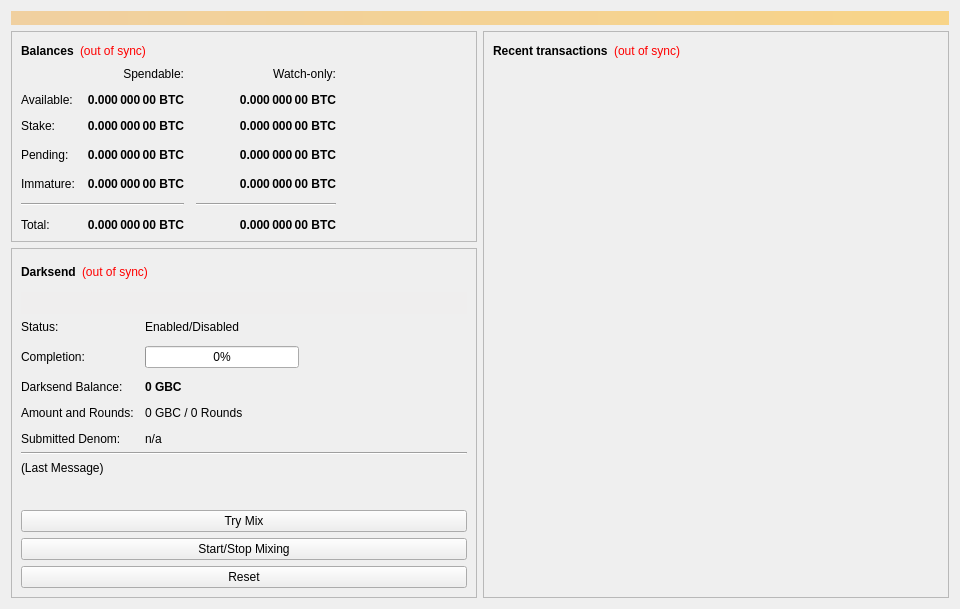
<?xml version="1.0" encoding="UTF-8"?>
<ui version="4.0">
 <class>OverviewPage</class>
 <widget class="QWidget" name="OverviewPage">
  <property name="geometry">
   <rect>
    <x>0</x>
    <y>0</y>
    <width>960</width>
    <height>594</height>
   </rect>
  </property>
  <property name="minimumSize">
   <size>
    <width>960</width>
    <height>0</height>
   </size>
  </property>
  <property name="windowTitle">
   <string>Form</string>
  </property>
  <layout class="QVBoxLayout" name="topLayout">
   <item>
    <widget class="QLabel" name="labelAlerts">
     <property name="visible">
      <bool>false</bool>
     </property>
     <property name="styleSheet">
      <string notr="true">background-color: qlineargradient(x1: 0, y1: 0, x2: 1, y2: 0, stop:0 #F0D0A0, stop:1 #F8D488); color:#000000;</string>
     </property>
     <property name="wordWrap">
      <bool>true</bool>
     </property>
     <property name="margin">
      <number>3</number>
     </property>
    </widget>
   </item>
   <item>
    <layout class="QHBoxLayout" name="horizontalLayout" stretch="1,1">
     <item>
      <layout class="QVBoxLayout" name="verticalLayout_2">
       <item>
        <widget class="QFrame" name="frame">
         <property name="frameShape">
          <enum>QFrame::StyledPanel</enum>
         </property>
         <property name="frameShadow">
          <enum>QFrame::Raised</enum>
         </property>
         <layout class="QVBoxLayout" name="verticalLayout_4">
          <item>
           <layout class="QHBoxLayout" name="horizontalLayout_4">
            <item>
             <widget class="QLabel" name="label_5">
              <property name="font">
               <font>
                <weight>75</weight>
                <bold>true</bold>
               </font>
              </property>
              <property name="text">
               <string>Balances</string>
              </property>
             </widget>
            </item>
            <item>
             <widget class="QLabel" name="labelWalletStatus">
              <property name="cursor">
               <cursorShape>WhatsThisCursor</cursorShape>
              </property>
              <property name="toolTip">
               <string>The displayed information may be out of date. Your wallet automatically synchronizes with the gbcoin network after a connection is established, but this process has not completed yet.</string>
              </property>
              <property name="styleSheet">
               <string notr="true">QLabel { color: red; }</string>
              </property>
              <property name="text">
               <string notr="true">(out of sync)</string>
              </property>
              <property name="alignment">
               <set>Qt::AlignLeading|Qt::AlignLeft|Qt::AlignVCenter</set>
              </property>
             </widget>
            </item>
            <item>
             <spacer name="horizontalSpacer_3">
              <property name="orientation">
               <enum>Qt::Horizontal</enum>
              </property>
              <property name="sizeHint" stdset="0">
               <size>
                <width>40</width>
                <height>20</height>
               </size>
              </property>
             </spacer>
            </item>
           </layout>
          </item>
          <item>
           <layout class="QGridLayout" name="gridLayout">
            <property name="spacing">
             <number>12</number>
            </property>
            <item row="3" column="2">
             <widget class="QLabel" name="labelWatchPending">
              <property name="font">
               <font>
                <weight>75</weight>
                <bold>true</bold>
               </font>
              </property>
              <property name="cursor">
               <cursorShape>IBeamCursor</cursorShape>
              </property>
              <property name="toolTip">
               <string>Unconfirmed transactions to watch-only addresses</string>
              </property>
              <property name="text">
               <string notr="true">0.000 000 00 BTC</string>
              </property>
              <property name="alignment">
               <set>Qt::AlignRight|Qt::AlignTrailing|Qt::AlignVCenter</set>
              </property>
              <property name="textInteractionFlags">
               <set>Qt::LinksAccessibleByMouse|Qt::TextSelectableByKeyboard|Qt::TextSelectableByMouse</set>
              </property>
             </widget>
            </item>
            <item row="3" column="1">
             <widget class="QLabel" name="labelUnconfirmed">
              <property name="font">
               <font>
                <weight>75</weight>
                <bold>true</bold>
               </font>
              </property>
              <property name="cursor">
               <cursorShape>IBeamCursor</cursorShape>
              </property>
              <property name="toolTip">
               <string>Total of transactions that have yet to be confirmed, and do not yet count toward the spendable balance</string>
              </property>
              <property name="text">
               <string notr="true">0.000 000 00 BTC</string>
              </property>
              <property name="alignment">
               <set>Qt::AlignRight|Qt::AlignTrailing|Qt::AlignVCenter</set>
              </property>
              <property name="textInteractionFlags">
               <set>Qt::LinksAccessibleByMouse|Qt::TextSelectableByKeyboard|Qt::TextSelectableByMouse</set>
              </property>
             </widget>
            </item>
            <item row="4" column="2">
             <widget class="QLabel" name="labelWatchImmature">
              <property name="font">
               <font>
                <weight>75</weight>
                <bold>true</bold>
               </font>
              </property>
              <property name="cursor">
               <cursorShape>IBeamCursor</cursorShape>
              </property>
              <property name="toolTip">
               <string>Mined balance in watch-only addresses that has not yet matured</string>
              </property>
              <property name="text">
               <string notr="true">0.000 000 00 BTC</string>
              </property>
              <property name="alignment">
               <set>Qt::AlignRight|Qt::AlignTrailing|Qt::AlignVCenter</set>
              </property>
              <property name="textInteractionFlags">
               <set>Qt::LinksAccessibleByMouse|Qt::TextSelectableByKeyboard|Qt::TextSelectableByMouse</set>
              </property>
             </widget>
            </item>
            <item row="5" column="0" colspan="2">
             <widget class="Line" name="lineSpendableBalance">
              <property name="orientation">
               <enum>Qt::Horizontal</enum>
              </property>
             </widget>
            </item>
            <item row="5" column="2">
             <widget class="Line" name="lineWatchBalance">
              <property name="sizePolicy">
               <sizepolicy hsizetype="Preferred" vsizetype="Fixed">
                <horstretch>0</horstretch>
                <verstretch>0</verstretch>
               </sizepolicy>
              </property>
              <property name="minimumSize">
               <size>
                <width>140</width>
                <height>0</height>
               </size>
              </property>
              <property name="orientation">
               <enum>Qt::Horizontal</enum>
              </property>
             </widget>
            </item>
            <item row="6" column="0">
             <widget class="QLabel" name="labelTotalText">
              <property name="text">
               <string>Total:</string>
              </property>
             </widget>
            </item>
            <item row="4" column="1">
             <widget class="QLabel" name="labelImmature">
              <property name="font">
               <font>
                <weight>75</weight>
                <bold>true</bold>
               </font>
              </property>
              <property name="cursor">
               <cursorShape>IBeamCursor</cursorShape>
              </property>
              <property name="toolTip">
               <string>Mined balance that has not yet matured</string>
              </property>
              <property name="text">
               <string notr="true">0.000 000 00 BTC</string>
              </property>
              <property name="alignment">
               <set>Qt::AlignRight|Qt::AlignTrailing|Qt::AlignVCenter</set>
              </property>
              <property name="textInteractionFlags">
               <set>Qt::LinksAccessibleByMouse|Qt::TextSelectableByKeyboard|Qt::TextSelectableByMouse</set>
              </property>
             </widget>
            </item>
            <item row="3" column="3">
             <spacer name="horizontalSpacer_2">
              <property name="orientation">
               <enum>Qt::Horizontal</enum>
              </property>
              <property name="sizeHint" stdset="0">
               <size>
                <width>40</width>
                <height>20</height>
               </size>
              </property>
             </spacer>
            </item>
            <item row="4" column="0">
             <widget class="QLabel" name="labelImmatureText">
              <property name="text">
               <string>Immature:</string>
              </property>
             </widget>
            </item>
            <item row="6" column="1">
             <widget class="QLabel" name="labelTotal">
              <property name="font">
               <font>
                <weight>75</weight>
                <bold>true</bold>
               </font>
              </property>
              <property name="cursor">
               <cursorShape>IBeamCursor</cursorShape>
              </property>
              <property name="toolTip">
               <string>Your current total balance</string>
              </property>
              <property name="text">
               <string notr="true">0.000 000 00 BTC</string>
              </property>
              <property name="alignment">
               <set>Qt::AlignRight|Qt::AlignTrailing|Qt::AlignVCenter</set>
              </property>
              <property name="textInteractionFlags">
               <set>Qt::LinksAccessibleByMouse|Qt::TextSelectableByKeyboard|Qt::TextSelectableByMouse</set>
              </property>
             </widget>
            </item>
            <item row="6" column="2">
             <widget class="QLabel" name="labelWatchTotal">
              <property name="font">
               <font>
                <weight>75</weight>
                <bold>true</bold>
               </font>
              </property>
              <property name="cursor">
               <cursorShape>IBeamCursor</cursorShape>
              </property>
              <property name="toolTip">
               <string>Current total balance in watch-only addresses</string>
              </property>
              <property name="text">
               <string notr="true">0.000 000 00 BTC</string>
              </property>
              <property name="alignment">
               <set>Qt::AlignRight|Qt::AlignTrailing|Qt::AlignVCenter</set>
              </property>
              <property name="textInteractionFlags">
               <set>Qt::LinksAccessibleByMouse|Qt::TextSelectableByKeyboard|Qt::TextSelectableByMouse</set>
              </property>
             </widget>
            </item>
            <item row="0" column="2">
             <widget class="QLabel" name="labelWatchonly">
              <property name="text">
               <string>Watch-only:</string>
              </property>
              <property name="alignment">
               <set>Qt::AlignRight|Qt::AlignTrailing|Qt::AlignVCenter</set>
              </property>
             </widget>
            </item>
            <item row="1" column="0">
             <widget class="QLabel" name="labelBalanceText">
              <property name="text">
               <string>Available:</string>
              </property>
             </widget>
            </item>
            <item row="1" column="1">
             <widget class="QLabel" name="labelBalance">
              <property name="font">
               <font>
                <weight>75</weight>
                <bold>true</bold>
               </font>
              </property>
              <property name="cursor">
               <cursorShape>IBeamCursor</cursorShape>
              </property>
              <property name="toolTip">
               <string>Your current spendable balance</string>
              </property>
              <property name="text">
               <string notr="true">0.000 000 00 BTC</string>
              </property>
              <property name="alignment">
               <set>Qt::AlignRight|Qt::AlignTrailing|Qt::AlignVCenter</set>
              </property>
              <property name="textInteractionFlags">
               <set>Qt::LinksAccessibleByMouse|Qt::TextSelectableByKeyboard|Qt::TextSelectableByMouse</set>
              </property>
             </widget>
            </item>
            <item row="2" column="0">
             <widget class="QLabel" name="label_10">
              <property name="text">
               <string>Stake:</string>
              </property>
             </widget>
            </item>
            <item row="2" column="1">
             <widget class="QLabel" name="labelStake">
              <property name="font">
               <font>
                <weight>75</weight>
                <bold>true</bold>
               </font>
              </property>
              <property name="cursor">
               <cursorShape>IBeamCursor</cursorShape>
              </property>
              <property name="toolTip">
               <string>Total of coins that was staked, and do not yet count toward the current balance</string>
              </property>
              <property name="text">
               <string notr="true">0.000 000 00 BTC</string>
              </property>
              <property name="alignment">
               <set>Qt::AlignRight|Qt::AlignTrailing|Qt::AlignVCenter</set>
              </property>
              <property name="textInteractionFlags">
               <set>Qt::LinksAccessibleByMouse|Qt::TextSelectableByKeyboard|Qt::TextSelectableByMouse</set>
              </property>
             </widget>
            </item>
            <item row="2" column="2">
             <widget class="QLabel" name="labelWatchStake">
              <property name="font">
               <font>
                <weight>75</weight>
                <bold>true</bold>
               </font>
              </property>
              <property name="cursor">
               <cursorShape>IBeamCursor</cursorShape>
              </property>
              <property name="toolTip">
               <string>Total of coins that was staked in watch-only addresses, and do not yet count toward the current watch-only balance</string>
              </property>
              <property name="text">
               <string notr="true">0.000 000 00 BTC</string>
              </property>
              <property name="alignment">
               <set>Qt::AlignRight|Qt::AlignTrailing|Qt::AlignVCenter</set>
              </property>
              <property name="textInteractionFlags">
               <set>Qt::LinksAccessibleByMouse|Qt::TextSelectableByKeyboard|Qt::TextSelectableByMouse</set>
              </property>
             </widget>
            </item>
            <item row="1" column="2">
             <widget class="QLabel" name="labelWatchAvailable">
              <property name="font">
               <font>
                <weight>75</weight>
                <bold>true</bold>
               </font>
              </property>
              <property name="cursor">
               <cursorShape>IBeamCursor</cursorShape>
              </property>
              <property name="toolTip">
               <string>Your current balance in watch-only addresses</string>
              </property>
              <property name="text">
               <string notr="true">0.000 000 00 BTC</string>
              </property>
              <property name="alignment">
               <set>Qt::AlignRight|Qt::AlignTrailing|Qt::AlignVCenter</set>
              </property>
              <property name="textInteractionFlags">
               <set>Qt::LinksAccessibleByMouse|Qt::TextSelectableByKeyboard|Qt::TextSelectableByMouse</set>
              </property>
             </widget>
            </item>
            <item row="3" column="0">
             <widget class="QLabel" name="labelPendingText">
              <property name="text">
               <string>Pending:</string>
              </property>
             </widget>
            </item>
            <item row="0" column="1">
             <widget class="QLabel" name="labelSpendable">
              <property name="text">
               <string>Spendable:</string>
              </property>
              <property name="alignment">
               <set>Qt::AlignRight|Qt::AlignTrailing|Qt::AlignVCenter</set>
              </property>
             </widget>
            </item>
           </layout>
          </item>
         </layout>
        </widget>
       </item>
       <item>
        <widget class="QFrame" name="frameDarksend">
         <property name="sizePolicy">
          <sizepolicy hsizetype="Expanding" vsizetype="Expanding">
           <horstretch>0</horstretch>
           <verstretch>0</verstretch>
          </sizepolicy>
         </property>
         <property name="minimumSize">
          <size>
           <width>0</width>
           <height>350</height>
          </size>
         </property>
         <property name="layoutDirection">
          <enum>Qt::LeftToRight</enum>
         </property>
         <property name="frameShape">
          <enum>QFrame::StyledPanel</enum>
         </property>
         <property name="frameShadow">
          <enum>QFrame::Raised</enum>
         </property>
         <layout class="QVBoxLayout" name="verticalLayout_5">
          <item>
           <layout class="QHBoxLayout" name="horizontalLayout_5">
            <item>
             <widget class="QLabel" name="label_2">
              <property name="font">
               <font>
                <weight>75</weight>
                <bold>true</bold>
               </font>
              </property>
              <property name="text">
               <string>Darksend</string>
              </property>
             </widget>
            </item>
            <item>
             <widget class="QLabel" name="labelDarksendSyncStatus">
              <property name="toolTip">
               <string>The displayed information may be out of date. Your wallet automatically synchronizes with the gbcoin network after a connection is established, but this process has not completed yet.</string>
              </property>
              <property name="styleSheet">
               <string notr="true">QLabel { color: red; }</string>
              </property>
              <property name="text">
               <string notr="true">(out of sync)</string>
              </property>
              <property name="alignment">
               <set>Qt::AlignLeading|Qt::AlignLeft|Qt::AlignVCenter</set>
              </property>
             </widget>
            </item>
            <item>
             <spacer name="horizontalSpacer_4">
              <property name="orientation">
               <enum>Qt::Horizontal</enum>
              </property>
              <property name="sizeHint" stdset="0">
               <size>
                <width>40</width>
                <height>20</height>
               </size>
              </property>
             </spacer>
            </item>
           </layout>
          </item>
          <item>
           <widget class="QPushButton" name="runAutoDenom">
            <property name="palette">
             <palette>
              <active>
               <colorrole role="WindowText">
                <brush brushstyle="SolidPattern">
                 <color alpha="255">
                  <red>0</red>
                  <green>0</green>
                  <blue>0</blue>
                 </color>
                </brush>
               </colorrole>
               <colorrole role="Button">
                <brush brushstyle="SolidPattern">
                 <color alpha="255">
                  <red>239</red>
                  <green>238</green>
                  <blue>238</blue>
                 </color>
                </brush>
               </colorrole>
               <colorrole role="Light">
                <brush brushstyle="SolidPattern">
                 <color alpha="255">
                  <red>255</red>
                  <green>255</green>
                  <blue>255</blue>
                 </color>
                </brush>
               </colorrole>
               <colorrole role="Midlight">
                <brush brushstyle="SolidPattern">
                 <color alpha="255">
                  <red>247</red>
                  <green>246</green>
                  <blue>246</blue>
                 </color>
                </brush>
               </colorrole>
               <colorrole role="Dark">
                <brush brushstyle="SolidPattern">
                 <color alpha="255">
                  <red>119</red>
                  <green>119</green>
                  <blue>119</blue>
                 </color>
                </brush>
               </colorrole>
               <colorrole role="Mid">
                <brush brushstyle="SolidPattern">
                 <color alpha="255">
                  <red>159</red>
                  <green>159</green>
                  <blue>159</blue>
                 </color>
                </brush>
               </colorrole>
               <colorrole role="Text">
                <brush brushstyle="SolidPattern">
                 <color alpha="255">
                  <red>0</red>
                  <green>0</green>
                  <blue>0</blue>
                 </color>
                </brush>
               </colorrole>
               <colorrole role="BrightText">
                <brush brushstyle="SolidPattern">
                 <color alpha="255">
                  <red>255</red>
                  <green>255</green>
                  <blue>255</blue>
                 </color>
                </brush>
               </colorrole>
               <colorrole role="ButtonText">
                <brush brushstyle="SolidPattern">
                 <color alpha="255">
                  <red>0</red>
                  <green>0</green>
                  <blue>0</blue>
                 </color>
                </brush>
               </colorrole>
               <colorrole role="Base">
                <brush brushstyle="SolidPattern">
                 <color alpha="255">
                  <red>255</red>
                  <green>255</green>
                  <blue>255</blue>
                 </color>
                </brush>
               </colorrole>
               <colorrole role="Window">
                <brush brushstyle="SolidPattern">
                 <color alpha="255">
                  <red>239</red>
                  <green>238</green>
                  <blue>238</blue>
                 </color>
                </brush>
               </colorrole>
               <colorrole role="Shadow">
                <brush brushstyle="SolidPattern">
                 <color alpha="255">
                  <red>0</red>
                  <green>0</green>
                  <blue>0</blue>
                 </color>
                </brush>
               </colorrole>
               <colorrole role="AlternateBase">
                <brush brushstyle="SolidPattern">
                 <color alpha="255">
                  <red>247</red>
                  <green>246</green>
                  <blue>246</blue>
                 </color>
                </brush>
               </colorrole>
               <colorrole role="ToolTipBase">
                <brush brushstyle="SolidPattern">
                 <color alpha="255">
                  <red>255</red>
                  <green>255</green>
                  <blue>220</blue>
                 </color>
                </brush>
               </colorrole>
               <colorrole role="ToolTipText">
                <brush brushstyle="SolidPattern">
                 <color alpha="255">
                  <red>0</red>
                  <green>0</green>
                  <blue>0</blue>
                 </color>
                </brush>
               </colorrole>
              </active>
              <inactive>
               <colorrole role="WindowText">
                <brush brushstyle="SolidPattern">
                 <color alpha="255">
                  <red>0</red>
                  <green>0</green>
                  <blue>0</blue>
                 </color>
                </brush>
               </colorrole>
               <colorrole role="Button">
                <brush brushstyle="SolidPattern">
                 <color alpha="255">
                  <red>239</red>
                  <green>238</green>
                  <blue>238</blue>
                 </color>
                </brush>
               </colorrole>
               <colorrole role="Light">
                <brush brushstyle="SolidPattern">
                 <color alpha="255">
                  <red>255</red>
                  <green>255</green>
                  <blue>255</blue>
                 </color>
                </brush>
               </colorrole>
               <colorrole role="Midlight">
                <brush brushstyle="SolidPattern">
                 <color alpha="255">
                  <red>247</red>
                  <green>246</green>
                  <blue>246</blue>
                 </color>
                </brush>
               </colorrole>
               <colorrole role="Dark">
                <brush brushstyle="SolidPattern">
                 <color alpha="255">
                  <red>119</red>
                  <green>119</green>
                  <blue>119</blue>
                 </color>
                </brush>
               </colorrole>
               <colorrole role="Mid">
                <brush brushstyle="SolidPattern">
                 <color alpha="255">
                  <red>159</red>
                  <green>159</green>
                  <blue>159</blue>
                 </color>
                </brush>
               </colorrole>
               <colorrole role="Text">
                <brush brushstyle="SolidPattern">
                 <color alpha="255">
                  <red>0</red>
                  <green>0</green>
                  <blue>0</blue>
                 </color>
                </brush>
               </colorrole>
               <colorrole role="BrightText">
                <brush brushstyle="SolidPattern">
                 <color alpha="255">
                  <red>255</red>
                  <green>255</green>
                  <blue>255</blue>
                 </color>
                </brush>
               </colorrole>
               <colorrole role="ButtonText">
                <brush brushstyle="SolidPattern">
                 <color alpha="255">
                  <red>0</red>
                  <green>0</green>
                  <blue>0</blue>
                 </color>
                </brush>
               </colorrole>
               <colorrole role="Base">
                <brush brushstyle="SolidPattern">
                 <color alpha="255">
                  <red>255</red>
                  <green>255</green>
                  <blue>255</blue>
                 </color>
                </brush>
               </colorrole>
               <colorrole role="Window">
                <brush brushstyle="SolidPattern">
                 <color alpha="255">
                  <red>239</red>
                  <green>238</green>
                  <blue>238</blue>
                 </color>
                </brush>
               </colorrole>
               <colorrole role="Shadow">
                <brush brushstyle="SolidPattern">
                 <color alpha="255">
                  <red>0</red>
                  <green>0</green>
                  <blue>0</blue>
                 </color>
                </brush>
               </colorrole>
               <colorrole role="AlternateBase">
                <brush brushstyle="SolidPattern">
                 <color alpha="255">
                  <red>247</red>
                  <green>246</green>
                  <blue>246</blue>
                 </color>
                </brush>
               </colorrole>
               <colorrole role="ToolTipBase">
                <brush brushstyle="SolidPattern">
                 <color alpha="255">
                  <red>255</red>
                  <green>255</green>
                  <blue>220</blue>
                 </color>
                </brush>
               </colorrole>
               <colorrole role="ToolTipText">
                <brush brushstyle="SolidPattern">
                 <color alpha="255">
                  <red>0</red>
                  <green>0</green>
                  <blue>0</blue>
                 </color>
                </brush>
               </colorrole>
              </inactive>
              <disabled>
               <colorrole role="WindowText">
                <brush brushstyle="SolidPattern">
                 <color alpha="255">
                  <red>119</red>
                  <green>119</green>
                  <blue>119</blue>
                 </color>
                </brush>
               </colorrole>
               <colorrole role="Button">
                <brush brushstyle="SolidPattern">
                 <color alpha="255">
                  <red>239</red>
                  <green>238</green>
                  <blue>238</blue>
                 </color>
                </brush>
               </colorrole>
               <colorrole role="Light">
                <brush brushstyle="SolidPattern">
                 <color alpha="255">
                  <red>255</red>
                  <green>255</green>
                  <blue>255</blue>
                 </color>
                </brush>
               </colorrole>
               <colorrole role="Midlight">
                <brush brushstyle="SolidPattern">
                 <color alpha="255">
                  <red>247</red>
                  <green>246</green>
                  <blue>246</blue>
                 </color>
                </brush>
               </colorrole>
               <colorrole role="Dark">
                <brush brushstyle="SolidPattern">
                 <color alpha="255">
                  <red>119</red>
                  <green>119</green>
                  <blue>119</blue>
                 </color>
                </brush>
               </colorrole>
               <colorrole role="Mid">
                <brush brushstyle="SolidPattern">
                 <color alpha="255">
                  <red>159</red>
                  <green>159</green>
                  <blue>159</blue>
                 </color>
                </brush>
               </colorrole>
               <colorrole role="Text">
                <brush brushstyle="SolidPattern">
                 <color alpha="255">
                  <red>119</red>
                  <green>119</green>
                  <blue>119</blue>
                 </color>
                </brush>
               </colorrole>
               <colorrole role="BrightText">
                <brush brushstyle="SolidPattern">
                 <color alpha="255">
                  <red>255</red>
                  <green>255</green>
                  <blue>255</blue>
                 </color>
                </brush>
               </colorrole>
               <colorrole role="ButtonText">
                <brush brushstyle="SolidPattern">
                 <color alpha="255">
                  <red>119</red>
                  <green>119</green>
                  <blue>119</blue>
                 </color>
                </brush>
               </colorrole>
               <colorrole role="Base">
                <brush brushstyle="SolidPattern">
                 <color alpha="255">
                  <red>239</red>
                  <green>238</green>
                  <blue>238</blue>
                 </color>
                </brush>
               </colorrole>
               <colorrole role="Window">
                <brush brushstyle="SolidPattern">
                 <color alpha="255">
                  <red>239</red>
                  <green>238</green>
                  <blue>238</blue>
                 </color>
                </brush>
               </colorrole>
               <colorrole role="Shadow">
                <brush brushstyle="SolidPattern">
                 <color alpha="255">
                  <red>0</red>
                  <green>0</green>
                  <blue>0</blue>
                 </color>
                </brush>
               </colorrole>
               <colorrole role="AlternateBase">
                <brush brushstyle="SolidPattern">
                 <color alpha="255">
                  <red>239</red>
                  <green>238</green>
                  <blue>238</blue>
                 </color>
                </brush>
               </colorrole>
               <colorrole role="ToolTipBase">
                <brush brushstyle="SolidPattern">
                 <color alpha="255">
                  <red>255</red>
                  <green>255</green>
                  <blue>220</blue>
                 </color>
                </brush>
               </colorrole>
               <colorrole role="ToolTipText">
                <brush brushstyle="SolidPattern">
                 <color alpha="255">
                  <red>0</red>
                  <green>0</green>
                  <blue>0</blue>
                 </color>
                </brush>
               </colorrole>
              </disabled>
             </palette>
            </property>
            <property name="focusPolicy">
             <enum>Qt::NoFocus</enum>
            </property>
            <property name="autoFillBackground">
             <bool>true</bool>
            </property>
            <property name="text">
             <string/>
            </property>
            <property name="flat">
             <bool>true</bool>
            </property>
           </widget>
          </item>
          <item>
           <layout class="QFormLayout" name="formLayout">
            <property name="fieldGrowthPolicy">
             <enum>QFormLayout::AllNonFixedFieldsGrow</enum>
            </property>
            <property name="horizontalSpacing">
             <number>11</number>
            </property>
            <property name="verticalSpacing">
             <number>12</number>
            </property>
            <item row="0" column="0">
             <widget class="QLabel" name="label_6">
              <property name="text">
               <string>Status:</string>
              </property>
             </widget>
            </item>
            <item row="1" column="0">
             <widget class="QLabel" name="label_7">
              <property name="text">
               <string>Completion:</string>
              </property>
             </widget>
            </item>
            <item row="1" column="1">
             <widget class="QProgressBar" name="darksendProgress">
              <property name="maximumSize">
               <size>
                <width>154</width>
                <height>16777215</height>
               </size>
              </property>
              <property name="value">
               <number>0</number>
              </property>
             </widget>
            </item>
            <item row="3" column="0">
             <widget class="QLabel" name="labelAnonymizedText">
              <property name="text">
               <string>Darksend Balance:</string>
              </property>
             </widget>
            </item>
            <item row="3" column="1">
             <widget class="QLabel" name="labelAnonymized">
              <property name="font">
               <font>
                <weight>75</weight>
                <bold>true</bold>
               </font>
              </property>
              <property name="text">
               <string notr="true">0 GBC</string>
              </property>
             </widget>
            </item>
            <item row="4" column="0">
             <widget class="QLabel" name="label_8">
              <property name="text">
               <string>Amount and Rounds:</string>
              </property>
             </widget>
            </item>
            <item row="4" column="1">
             <widget class="QLabel" name="labelAmountRounds">
              <property name="text">
               <string>0 GBC / 0 Rounds</string>
              </property>
             </widget>
            </item>
            <item row="5" column="0">
             <widget class="QLabel" name="label_9">
              <property name="text">
               <string>Submitted Denom:</string>
              </property>
             </widget>
            </item>
            <item row="5" column="1">
             <widget class="QLabel" name="labelSubmittedDenom">
              <property name="toolTip">
               <string>The denominations you submitted to the Masternode.&lt;br&gt;To mix, other users must submit the exact same denominations.</string>
              </property>
              <property name="text">
               <string>n/a</string>
              </property>
             </widget>
            </item>
            <item row="0" column="1">
             <widget class="QLabel" name="darksendEnabled">
              <property name="text">
               <string>Enabled/Disabled</string>
              </property>
             </widget>
            </item>
           </layout>
          </item>
          <item>
           <widget class="Line" name="lineLastMessage">
            <property name="orientation">
             <enum>Qt::Horizontal</enum>
            </property>
           </widget>
          </item>
          <item>
           <widget class="QLabel" name="darksendStatus">
            <property name="minimumSize">
             <size>
              <width>288</width>
              <height>43</height>
             </size>
            </property>
            <property name="text">
             <string>(Last Message)</string>
            </property>
            <property name="alignment">
             <set>Qt::AlignLeading|Qt::AlignLeft|Qt::AlignTop</set>
            </property>
            <property name="wordWrap">
             <bool>true</bool>
            </property>
           </widget>
          </item>
          <item>
           <widget class="QPushButton" name="darksendAuto">
            <property name="sizePolicy">
             <sizepolicy hsizetype="MinimumExpanding" vsizetype="Fixed">
              <horstretch>0</horstretch>
              <verstretch>0</verstretch>
             </sizepolicy>
            </property>
            <property name="toolTip">
             <string>Try to manually submit a Darksend request.</string>
            </property>
            <property name="text">
             <string>Try Mix</string>
            </property>
           </widget>
          </item>
          <item>
           <widget class="QPushButton" name="toggleDarksend">
            <property name="sizePolicy">
             <sizepolicy hsizetype="MinimumExpanding" vsizetype="Fixed">
              <horstretch>0</horstretch>
              <verstretch>0</verstretch>
             </sizepolicy>
            </property>
            <property name="text">
             <string>Start/Stop Mixing</string>
            </property>
           </widget>
          </item>
          <item>
           <widget class="QPushButton" name="darksendReset">
            <property name="sizePolicy">
             <sizepolicy hsizetype="MinimumExpanding" vsizetype="Fixed">
              <horstretch>0</horstretch>
              <verstretch>0</verstretch>
             </sizepolicy>
            </property>
            <property name="toolTip">
             <string>Reset the current status of Darksend (can interrupt Darksend if it's in the process of Mixing, which can cost you money!)</string>
            </property>
            <property name="autoFillBackground">
             <bool>false</bool>
            </property>
            <property name="text">
             <string>Reset</string>
            </property>
           </widget>
          </item>
         </layout>
        </widget>
       </item>
       <item>
        <spacer name="verticalSpacer">
         <property name="orientation">
          <enum>Qt::Vertical</enum>
         </property>
         <property name="sizeHint" stdset="0">
          <size>
           <width>20</width>
           <height>40</height>
          </size>
         </property>
        </spacer>
       </item>
      </layout>
     </item>
     <item>
      <layout class="QVBoxLayout" name="verticalLayout_3">
       <item>
        <widget class="QFrame" name="frame_2">
         <property name="frameShape">
          <enum>QFrame::StyledPanel</enum>
         </property>
         <property name="frameShadow">
          <enum>QFrame::Raised</enum>
         </property>
         <layout class="QVBoxLayout" name="verticalLayout">
          <item>
           <layout class="QHBoxLayout" name="horizontalLayout_2">
            <item>
             <widget class="QLabel" name="label_4">
              <property name="font">
               <font>
                <weight>75</weight>
                <bold>true</bold>
               </font>
              </property>
              <property name="text">
               <string>Recent transactions</string>
              </property>
             </widget>
            </item>
            <item>
             <widget class="QLabel" name="labelTransactionsStatus">
              <property name="cursor">
               <cursorShape>WhatsThisCursor</cursorShape>
              </property>
              <property name="toolTip">
               <string>The displayed information may be out of date. Your wallet automatically synchronizes with the gbcoin network after a connection is established, but this process has not completed yet.</string>
              </property>
              <property name="styleSheet">
               <string notr="true">QLabel { color: red; }</string>
              </property>
              <property name="text">
               <string notr="true">(out of sync)</string>
              </property>
              <property name="alignment">
               <set>Qt::AlignRight|Qt::AlignTrailing|Qt::AlignVCenter</set>
              </property>
             </widget>
            </item>
            <item>
             <spacer name="horizontalSpacer">
              <property name="orientation">
               <enum>Qt::Horizontal</enum>
              </property>
              <property name="sizeHint" stdset="0">
               <size>
                <width>40</width>
                <height>20</height>
               </size>
              </property>
             </spacer>
            </item>
           </layout>
          </item>
          <item>
           <widget class="QListView" name="listTransactions">
            <property name="styleSheet">
             <string notr="true">QListView { background: transparent; }</string>
            </property>
            <property name="frameShape">
             <enum>QFrame::NoFrame</enum>
            </property>
            <property name="verticalScrollBarPolicy">
             <enum>Qt::ScrollBarAlwaysOff</enum>
            </property>
            <property name="horizontalScrollBarPolicy">
             <enum>Qt::ScrollBarAlwaysOff</enum>
            </property>
            <property name="selectionMode">
             <enum>QAbstractItemView::NoSelection</enum>
            </property>
           </widget>
          </item>
         </layout>
        </widget>
       </item>
      </layout>
     </item>
    </layout>
   </item>
  </layout>
 </widget>
 <resources/>
 <connections/>
</ui>
